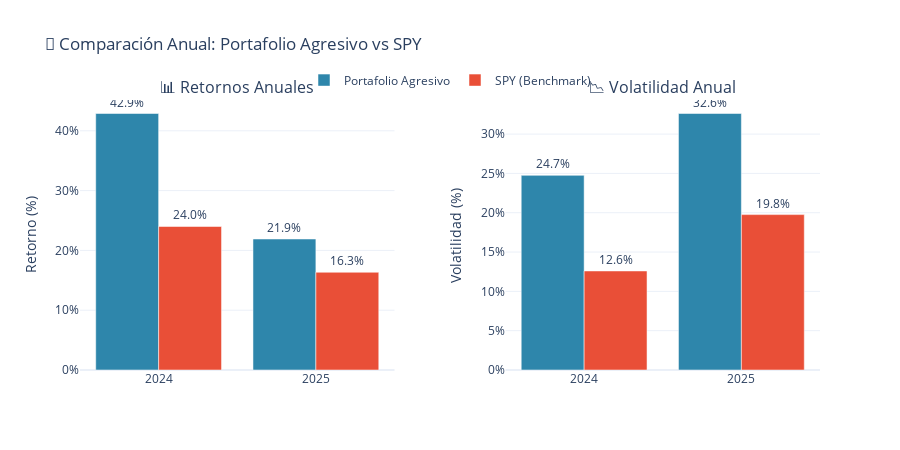

Here is the notebook cell this chart was saved with:
### Markdown cell above
### 8.6 Comparación Anual (2024 vs 2025)

Análisis del rendimiento del portafolio y benchmark desglosado por año calendario.

### Code cell
# ============================================================================
# COMPARACIÓN ANUAL (2024 vs 2025)
# ============================================================================

def calcular_metricas_anuales(equity_curve):
    """Calcula retornos anuales a partir del equity curve."""
    # Obtener el primer y último valor de cada año
    metricas_por_anio = {}
    
    for year in equity_curve.index.year.unique():
        datos_anio = equity_curve[equity_curve.index.year == year]
        if len(datos_anio) > 0:
            valor_inicio = datos_anio.iloc[0]
            valor_fin = datos_anio.iloc[-1]
            retorno = (valor_fin - valor_inicio) / valor_inicio
            
            # Calcular métricas adicionales del año
            retornos_diarios = datos_anio.pct_change().dropna()
            volatilidad = retornos_diarios.std() * np.sqrt(252)
            
            # Max drawdown del año
            rolling_max = datos_anio.cummax()
            drawdown = (datos_anio - rolling_max) / rolling_max
            max_dd = drawdown.min()
            
            metricas_por_anio[year] = {
                'valor_inicio': valor_inicio,
                'valor_fin': valor_fin,
                'retorno': retorno,
                'volatilidad': volatilidad,
                'max_drawdown': max_dd,
                'dias_trading': len(datos_anio)
            }
    
    return metricas_por_anio

def generar_tabla_comparativa_anual(resultados_portafolio, resultados_benchmark, perfil_nombre):
    """Genera una tabla comparativa de métricas anuales."""
    
    metricas_port = calcular_metricas_anuales(resultados_portafolio['equity_curve'])
    metricas_bench = calcular_metricas_anuales(resultados_benchmark['equity_curve'])
    
    # Crear datos para la tabla
    datos = []
    for year in sorted(metricas_port.keys()):
        if year in metricas_bench:
            port = metricas_port[year]
            bench = metricas_bench[year]
            
            datos.append({
                'Año': year,
                f'Retorno {perfil_nombre}': f"{port['retorno']*100:.2f}%",
                'Retorno SPY': f"{bench['retorno']*100:.2f}%",
                'Alpha': f"{(port['retorno'] - bench['retorno'])*100:+.2f}%",
                f'Volatilidad {perfil_nombre}': f"{port['volatilidad']*100:.2f}%",
                'Volatilidad SPY': f"{bench['volatilidad']*100:.2f}%",
                f'Max DD {perfil_nombre}': f"{port['max_drawdown']*100:.2f}%",
                'Max DD SPY': f"{bench['max_drawdown']*100:.2f}%",
                'Días Trading': port['dias_trading']
            })
    
    return pd.DataFrame(datos)

def graficar_comparacion_anual(resultados_portafolio, resultados_benchmark, perfil_nombre):
    """Genera gráfico de barras comparativo por año."""
    
    metricas_port = calcular_metricas_anuales(resultados_portafolio['equity_curve'])
    metricas_bench = calcular_metricas_anuales(resultados_benchmark['equity_curve'])
    
    years = sorted(metricas_port.keys())
    retornos_port = [metricas_port[y]['retorno'] * 100 for y in years]
    retornos_bench = [metricas_bench[y]['retorno'] * 100 for y in years]
    
    fig = make_subplots(
        rows=1, cols=2,
        subplot_titles=('📊 Retornos Anuales', '📉 Volatilidad Anual'),
        horizontal_spacing=0.15
    )
    
    # Gráfico de retornos
    fig.add_trace(
        go.Bar(name=f'Portafolio {perfil_nombre}', x=[str(y) for y in years], y=retornos_port,
               marker_color='#2E86AB', text=[f'{r:.1f}%' for r in retornos_port], textposition='outside'),
        row=1, col=1
    )
    fig.add_trace(
        go.Bar(name='SPY (Benchmark)', x=[str(y) for y in years], y=retornos_bench,
               marker_color='#E94F37', text=[f'{r:.1f}%' for r in retornos_bench], textposition='outside'),
        row=1, col=1
    )
    
    # Gráfico de volatilidad
    vol_port = [metricas_port[y]['volatilidad'] * 100 for y in years]
    vol_bench = [metricas_bench[y]['volatilidad'] * 100 for y in years]
    
    fig.add_trace(
        go.Bar(name=f'Vol {perfil_nombre}', x=[str(y) for y in years], y=vol_port,
               marker_color='#2E86AB', text=[f'{v:.1f}%' for v in vol_port], textposition='outside',
               showlegend=False),
        row=1, col=2
    )
    fig.add_trace(
        go.Bar(name='Vol SPY', x=[str(y) for y in years], y=vol_bench,
               marker_color='#E94F37', text=[f'{v:.1f}%' for v in vol_bench], textposition='outside',
               showlegend=False),
        row=1, col=2
    )
    
    fig.update_layout(
        title=f'📅 Comparación Anual: Portafolio {perfil_nombre} vs SPY',
        barmode='group',
        template='plotly_white',
        height=450,
        legend=dict(orientation="h", yanchor="bottom", y=1.02, xanchor="center", x=0.5)
    )
    
    fig.update_yaxes(title_text="Retorno (%)", ticksuffix="%", row=1, col=1)
    fig.update_yaxes(title_text="Volatilidad (%)", ticksuffix="%", row=1, col=2)
    
    return fig

# ==========================================
# EJECUTAR COMPARACIÓN ANUAL
# ==========================================

if 'resultados_portafolio' in dir() and resultados_portafolio is not None:
    print("=" * 80)
    print("📅 COMPARACIÓN ANUAL: PORTAFOLIO vs BENCHMARK (SPY)")
    print("=" * 80)
    
    # Tabla de métricas anuales
    df_anual = generar_tabla_comparativa_anual(resultados_portafolio, resultados_benchmark, perfil)
    display(df_anual)
    
    # Análisis por año
    metricas_port = calcular_metricas_anuales(resultados_portafolio['equity_curve'])
    metricas_bench = calcular_metricas_anuales(resultados_benchmark['equity_curve'])
    
    print("\n" + "=" * 80)
    print("📊 ANÁLISIS DETALLADO POR AÑO")
    print("=" * 80)
    
    for year in sorted(metricas_port.keys()):
        port = metricas_port[year]
        bench = metricas_bench[year]
        alpha = port['retorno'] - bench['retorno']
        
        print(f"\n📆 AÑO {year}:")
        print(f"   • Portafolio: {port['retorno']*100:+.2f}% | SPY: {bench['retorno']*100:+.2f}%")
        print(f"   • Alpha generado: {alpha*100:+.2f}%")
        
        if alpha > 0:
            print(f"   ✅ El portafolio SUPERÓ al benchmark en {year}")
        else:
            print(f"   ❌ El portafolio tuvo underperformance en {year}")
    
    # Gráfico
    fig_anual = graficar_comparacion_anual(resultados_portafolio, resultados_benchmark, perfil)
    fig_anual.show()
    
else:
    print("⚠️ Ejecuta las celdas anteriores primero.")

### Figure 1 — Plotly figure (JSON) as saved in the notebook; plotly's stock layout.template omitted (floating-point values rounded to 4 significant figures)
{"data": [{"marker": {"color": "#2E86AB"}, "name": "Portafolio Agresivo", "text": ["42.9%", "21.9%"], "textposition": "outside", "type": "bar", "x": ["2024", "2025"], "xaxis": "x", "y": [42.89, 21.9], "yaxis": "y"}, {"marker": {"color": "#E94F37"}, "name": "SPY (Benchmark)", "text": ["24.0%", "16.3%"], "textposition": "outside", "type": "bar", "x": ["2024", "2025"], "xaxis": "x", "y": [24.0, 16.34], "yaxis": "y"}, {"marker": {"color": "#2E86AB"}, "name": "Vol Agresivo", "showlegend": false, "text": ["24.7%", "32.6%"], "textposition": "outside", "type": "bar", "x": ["2024", "2025"], "xaxis": "x2", "y": [24.75, 32.62], "yaxis": "y2"}, {"marker": {"color": "#E94F37"}, "name": "Vol SPY", "showlegend": false, "text": ["12.6%", "19.8%"], "textposition": "outside", "type": "bar", "x": ["2024", "2025"], "xaxis": "x2", "y": [12.59, 19.76], "yaxis": "y2"}], "layout": {"annotations": [{"font": {"size": 16}, "showarrow": false, "text": "📊 Retornos Anuales", "x": 0.2125, "xanchor": "center", "xref": "paper", "y": 1, "yanchor": "bottom", "yref": "paper"}, {"font": {"size": 16}, "showarrow": false, "text": "📉 Volatilidad Anual", "x": 0.7875, "xanchor": "center", "xref": "paper", "y": 1, "yanchor": "bottom", "yref": "paper"}], "barmode": "group", "height": 450, "legend": {"orientation": "h", "x": 0.5, "xanchor": "center", "y": 1.02, "yanchor": "bottom"}, "title": {"text": "📅 Comparación Anual: Portafolio Agresivo vs SPY"}, "xaxis": {"anchor": "y", "domain": [0, 0.425]}, "xaxis2": {"anchor": "y2", "domain": [0.575, 1]}, "yaxis": {"anchor": "x", "domain": [0, 1], "ticksuffix": "%", "title": {"text": "Retorno (%)"}}, "yaxis2": {"anchor": "x2", "domain": [0, 1], "ticksuffix": "%", "title": {"text": "Volatilidad (%)"}}}}
